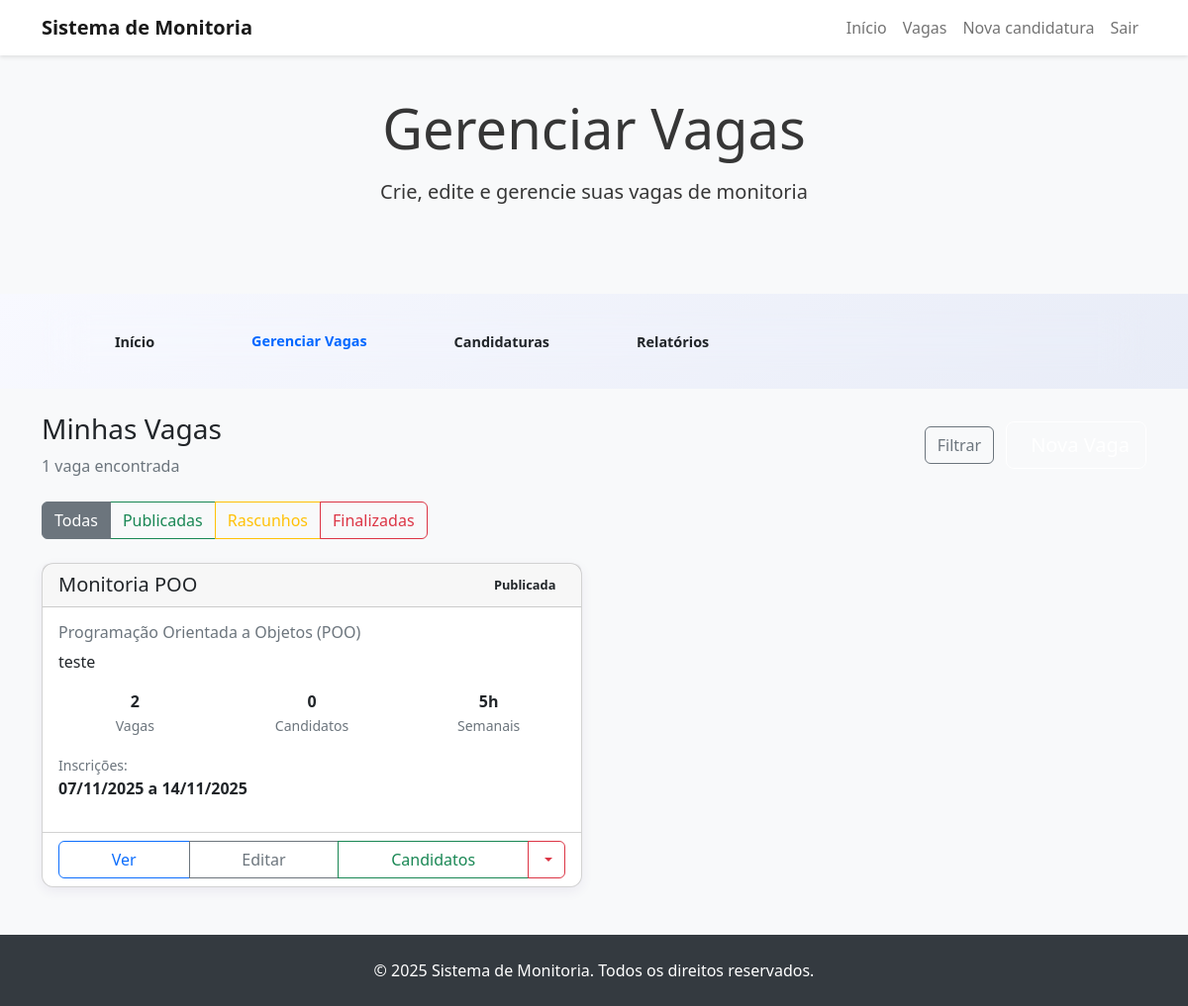
/professor/vagas/ (signed in), run on the app's committed database.
### content_app/models.py (models this page shows, shortened)
class TempoRegistro(models.Model):
    created_at = models.DateTimeField(auto_now_add=True)
    updated_at = models.DateTimeField(auto_now=True)
    class Meta:
        abstract = True

class VagaMonitoria(TempoRegistro):
    titulo = models.CharField(max_length=150)
    disciplina = models.ForeignKey(Disciplina, on_delete=models.PROTECT, related_name="vagas")
    prerequisitos = models.TextField(blank=True)
    responsabilidades = models.TextField(blank=True)
    periodo_minimo = models.PositiveSmallIntegerField(null=True, blank=True)
    cr_minimo = models.DecimalField(max_digits=4, decimal_places=2, null=True, blank=True,
                                    validators=[MinValueValidator(Decimal("0")), MaxValueValidator(Decimal("10"))])
    quantidade_vagas = models.PositiveSmallIntegerField(default=1, validators=[MinValueValidator(1)])
    carga_horaria_semanal = models.PositiveSmallIntegerField(default=4, validators=[MinValueValidator(1)])
    bolsa_valor = models.DecimalField(max_digits=9, decimal_places=2, null=True, blank=True)
    inscricoes_inicio = models.DateField(default=timezone.now)
    inscricoes_fim = models.DateField(default=timezone.now)
    monitoria_inicio = models.DateField(default=timezone.now)
    monitoria_fim = models.DateField(default=timezone.now)
    status = models.CharField(max_length=20, choices=VagaMonitoriaStatus.choices, default=VagaMonitoriaStatus.RASCUNHO)
    publicado_em = models.DateTimeField(null=True, blank=True)
    criado_por = models.ForeignKey(User, on_delete=models.PROTECT, related_name="vagas_criadas")
    atualizado_por = models.ForeignKey(User, null=True, blank=True, on_delete=models.SET_NULL,
                                       related_name="vagas_atualizadas")
    permitir_edicao_submetida = models.BooleanField(default=False)
    ativo = models.BooleanField(default=True)
    class Meta:
        ordering = ["-created_at"]
        verbose_name = "Vaga de Monitoria"
        verbose_name_plural = "Vagas de Monitoria"

class Disciplina(TempoRegistro):
    nome = models.CharField(max_length=150)
    codigo = models.CharField(max_length=20, unique=True)
    departamento = models.ForeignKey(Departamento, on_delete=models.PROTECT, related_name="disciplinas")
    carga_horaria = models.PositiveSmallIntegerField(validators=[MinValueValidator(1)])
    periodo = models.CharField(max_length=30)
    semestre = models.CharField(max_length=20)
    coordenador = models.ForeignKey(User, on_delete=models.PROTECT, related_name="disciplinas_coordenadas")
    ativo = models.BooleanField(default=True)
    class Meta:
        ordering = ["codigo"]
        unique_together = ("nome", "departamento", "semestre")

### content_app/views.py (the view)
# urls.py: path("professor/vagas/", views.prof_gerenciar_vagas, name="prof_gerenciar_vagas"),
@login_required
def prof_gerenciar_vagas(request):
    minhas_vagas = (
        VagaMonitoria.objects.select_related("disciplina")
        .filter(disciplina__coordenador=request.user)
        .annotate(total_candidaturas=Count("candidaturas"))
        .order_by("-created_at")
    )
    return render(request, "professor/prof_gerenciarVagas.html", {"minhas_vagas": minhas_vagas})

### streaming_platform/templates/professor/prof_gerenciarVagas.html (shortened to what this page needs)
{% extends 'base.html' %}
{% block hero_title %}Gerenciar Vagas{% endblock %}
{% block hero_subtitle %}Crie, edite e gerencie suas vagas de monitoria{% endblock %}
{% block content %}
<div class="professor-nav-hud mb-4">
	<div class="container">
		<div class="nav-hud-container">
			<div class="nav-tabs-custom">
				<a class="nav-tab" href="{% url 'prof_index' %}">
					<div class="nav-icon">
					</div>
					<span class="nav-label">Início</span>
				</a>
				<a class="nav-tab active" href="{% url 'prof_gerenciar_vagas' %}">
					<div class="nav-icon">
					</div>
					<span class="nav-label">Gerenciar Vagas</span>
					<div class="nav-indicator"></div>
				</a>
				<a class="nav-tab" href="{% url 'prof_gerenciar_candidaturas' %}">
					<div class="nav-icon">
					</div>
					<span class="nav-label">Candidaturas</span>
				</a>
				<a class="nav-tab" href="{% url 'prof_relatorios' %}">
					<div class="nav-icon">
					</div>
					<span class="nav-label">Relatórios</span>
				</a>
			</div>
		</div>
	</div>
</div>
<div class="container mb-5">
	<div class="d-flex justify-content-between align-items-center mb-4">
		<div>
			<h3>Minhas Vagas</h3>
			<p class="text-muted mb-0">{{ minhas_vagas.count|default:"0" }} vaga{{ minhas_vagas.count|pluralize }} encontrada{{ minhas_vagas.count|pluralize }}</p>
		</div>
		<div>
			<button class="btn btn-outline-secondary me-2" data-bs-toggle="modal" data-bs-target="#filtroModal">
				 Filtrar
			</button>
			<a href="#" class="btn btn-lg btn-primary create-btn">
			</a>
		</div>
	</div>
	<div class="row mb-4">
		<div class="col-12">
			<div class="btn-group" role="group">
				<label class="btn btn-outline-secondary" for="all">Todas</label>
				<label class="btn btn-outline-success" for="publicadas">Publicadas</label>
				<label class="btn btn-outline-warning" for="rascunho">Rascunhos</label>
				<label class="btn btn-outline-danger" for="finalizadas">Finalizadas</label>
			</div>
		</div>
	</div>
	{% if minhas_vagas %}
	<div class="row g-4">
		{% for vaga in minhas_vagas %}
		<div class="col-lg-6">
			<div class="card vaga-card h-100">
				<div class="card-header d-flex justify-content-between align-items-center">
					<h5 class="mb-0">{{ vaga.titulo }}</h5>
					<span class="status-badge status-{{ vaga.status|lower }}">{{ vaga.get_status_display }}</span>
				</div>
				<div class="card-body">
					<h6 class="text-muted">{{ vaga.disciplina.nome }}</h6>
					<p class="mb-3">{{ vaga.prerequisitos|truncatewords:15 }}</p>
					<div class="row text-center mb-3">
						<div class="col-4">
							<div class="fw-bold">{{ vaga.quantidade_vagas }}</div>
							<small class="text-muted">Vagas</small>
						</div>
						<div class="col-4">
							<div class="fw-bold">{{ vaga.total_candidaturas|default:"0" }}</div>
							<small class="text-muted">Candidatos</small>
						</div>
						<div class="col-4">
							<div class="fw-bold">{{ vaga.carga_horaria_semanal }}h</div>
							<small class="text-muted">Semanais</small>
						</div>
					</div>
					<div class="mb-3">
						<small class="text-muted">Inscrições:</small>
						<div class="fw-bold">{{ vaga.inscricoes_inicio|date:"d/m/Y" }} a {{ vaga.inscricoes_fim|date:"d/m/Y" }}</div>
					</div>
				</div>
				<div class="card-footer bg-transparent">
					<div class="btn-group w-100">
						<a href="#" class="btn btn-outline-primary">
							 Ver
						</a>
						<a href="#" class="btn btn-outline-secondary">
							 Editar
						</a>
						<button class="btn btn-outline-success" data-bs-toggle="modal" data-bs-target="#candidaturasModal-{{ vaga.id }}">
							 Candidatos
						</button>
						<div class="btn-group">
							<button class="btn btn-outline-danger dropdown-toggle" data-bs-toggle="dropdown">
							</button>
						</div>
					</div>
				</div>
			</div>
		</div>
		{% endfor %}
	</div>
	{% endif %}
</div>
{% endblock %}

### data on the page
VagaMonitoria: titulo "Monitoria POO", status "Publicada", disciplina.nome "Programação Orientada a Objetos (POO)", prerequisitos "teste", quantidade_vagas "2", total_candidaturas "0", carga_horaria_semanal "5", inscricoes_inicio "07/11/2025", inscricoes_fim "14/11/2025"

### other printed values
{{ minhas_vagas.count|default:"0" }} "1"
